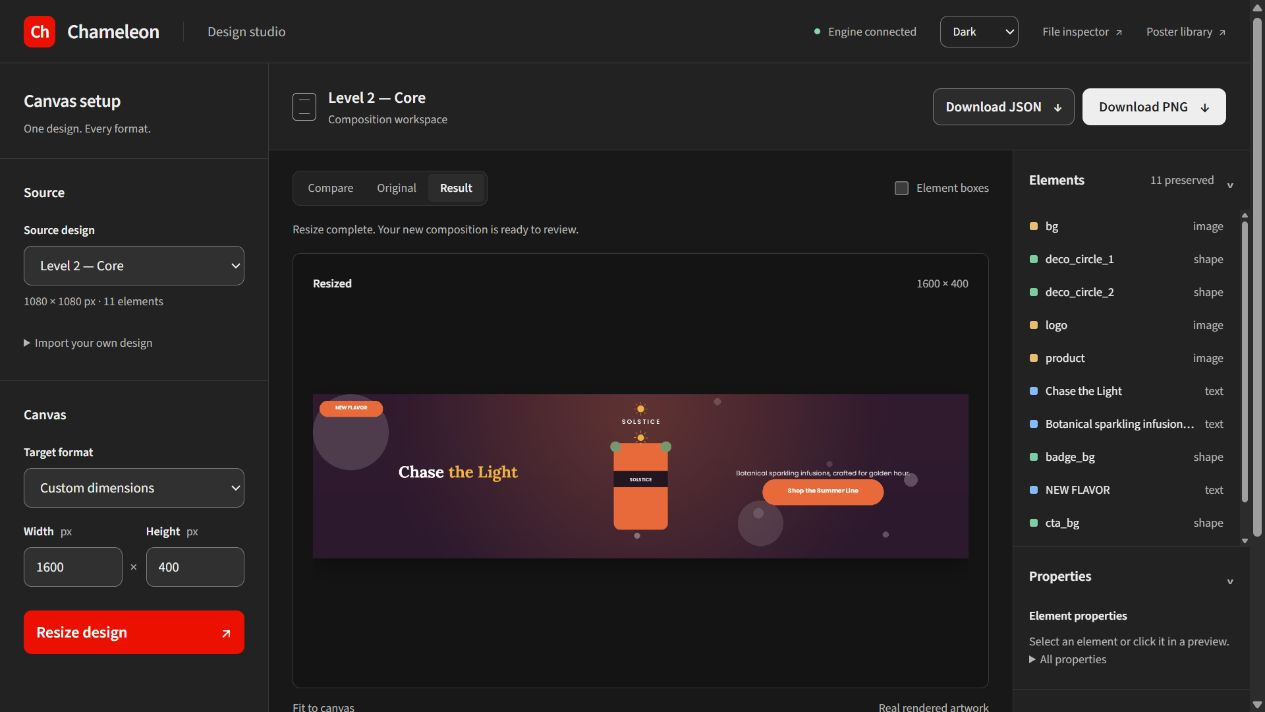
#> input picture viewer/assets/trials/current-gui.jpg, 1265 x 712 px
$ python -i features.py   (imports and definitions only)
#> lines starting #> are read from the running program, lines starting #| are printed output that depends on the picture
"""Deterministic rendered-image features for a small CPU ranking baseline.

These handcrafted spatial/color/edge comparisons are not a pretrained vision
encoder. They provide an inexpensive, reproducible training and evaluation
baseline. They cannot establish typography or semantic design quality.
"""

from __future__ import annotations

import hashlib
import json
import math
from pathlib import Path

import numpy as np
from PIL import Image

FEATURE_VERSION = "rendered-handcrafted-v2"
# These exact paths are produced by engine/eval/metrics.py, score.py,
# style/proportions/occlusion.py and engine/layout/focal.py/relationships.py.
# Selection/admission/baseline flags and generation provenance are excluded.
DIAGNOSTICS = (
    "evaluation.total",
    "evaluation.metrics.raw_collisions",
    "evaluation.metrics.collision_free",
    "evaluation.metrics.raw_min_font_px",
    "evaluation.metrics.text_size",
    "evaluation.metrics.raw_line_growth",
    "evaluation.metrics.text_lines_stable",
    "evaluation.metrics.hierarchy",
    "evaluation.metrics.containment",
    "evaluation.metrics.group_integrity",
    "evaluation.metrics.hero",
    "evaluation.metrics.position_affinity",
    "evaluation.metrics.scale_consistency",
    "evaluation.metrics.alignment",
    "evaluation.metrics.balance",
    "evaluation.metrics.margin",
    "evaluation.metrics.raw_coverage",
    "evaluation.metrics.coverage",
    "evaluation.metrics.text_contrast",
    "evaluation.metrics.text_busyness",
    "style.score",
    "relationships.score",
    "proportions.score",
    "proportions.metrics.rigid_group_error",
    "focal.metrics.center_retained",
    "focal.metrics.occupied_balance_error",
    "occlusion.visible_pair_count",
    "occlusion.visibility_retention",
    "occlusion.coverage.complete",
)
FEATURE_NAMES = (
    [f"spatial_color_similarity_{i}" for i in range(48)]
    + [f"color_histogram_similarity_{i}" for i in range(24)]
    + [f"mean_color_similarity_{i}" for i in range(3)]
    + ["edge_similarity", "aspect_ratio_similarity"]
    + [item for name in DIAGNOSTICS for item in (name, name + "_present")]
)


def image_signature(path: str | Path) -> dict:
    with Image.open(path) as image:
#> image is the input picture: PIL image 1265x712 RGB; mean R, G, B 42.2, 35.9, 36.8
        if image.width * image.height > 20_000_000:
            raise ValueError("Image exceeds this baseline's 20 megapixel decode limit")
        aspect = image.width / image.height
#> aspect = 1.78
        rgb = np.asarray(image.convert("RGB").resize((32, 32)), dtype=np.float64) / 255.0
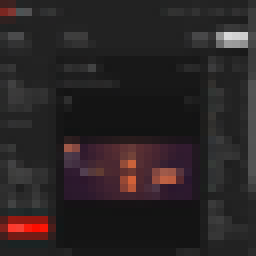
#> rgb: shape (32, 32, 3) float64 (shown 8 times larger); mean R, G, B 0.165, 0.14, 0.144
        spatial = np.asarray(image.convert("RGB").resize((4, 4)), dtype=np.float64) / 255.0
    histograms = np.concatenate(
        [
            np.histogram(rgb[:, :, channel], bins=8, range=(0, 1))[0] / (32 * 32)
            for channel in range(3)
        ]
    )
#> histograms = 24 values, max 0.592 at index 17, min 0 at index 13, mean 0.125
    gray = rgb.mean(axis=2)
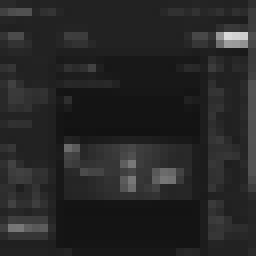
#> gray: shape (32, 32) float64 (shown 8 times larger); min 0.0719, max 0.851, mean 0.15
    edge = (np.abs(np.diff(gray, axis=0)).mean() + np.abs(np.diff(gray, axis=1)).mean()) / 2
#> edge = 0.0282
    return {
        "spatial": spatial.ravel(),
        "histogram": histograms,
        "mean": rgb.mean(axis=(0, 1)),
        "edge": float(edge),
        "aspect": aspect,
    }


# [88 lines left out: functions candidate_features, pair_features, pair_input_identity, full_corpus_provenance, corpus_identity, not called in this run]

>>> result = image_signature('../../viewer/assets/trials/current-gui.jpg')
#> result = 5 items

$ run again, on viewer/assets/trials/option-a.jpg
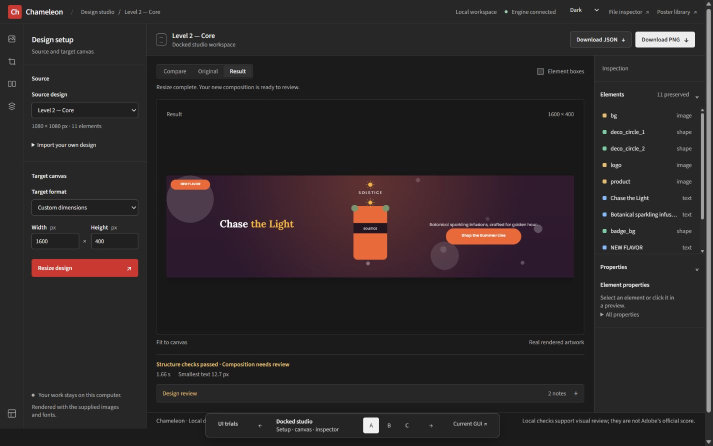
#> input picture viewer/assets/trials/option-a.jpg, 1425 x 891 px (shown at 1/2 size)
#> in image_signature, image is the input picture: PIL image 1425x891 RGB; mean R, G, B 43.5, 38.1, 39.2
#> in image_signature, `rgb = np.asarray(image.convert("RGB").resize((32, 32)), dtype=np.float..`:
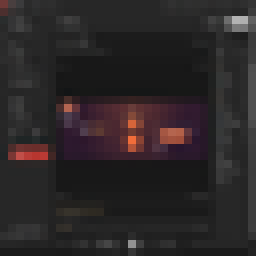
#> rgb: shape (32, 32, 3) float64 (shown 8 times larger); mean R, G, B 0.17, 0.149, 0.153
#> histograms = 24 values, max 0.684 at index 17, min 0 at index 14, mean 0.125
#> in image_signature, `gray = rgb.mean(axis=2)`:
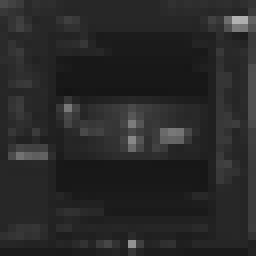
#> gray: shape (32, 32) float64 (shown 8 times larger); min 0.081, max 0.702, mean 0.158
#> edge = 0.025
#> result = 5 items

$ run again, on viewer/assets/trials/option-c.jpg
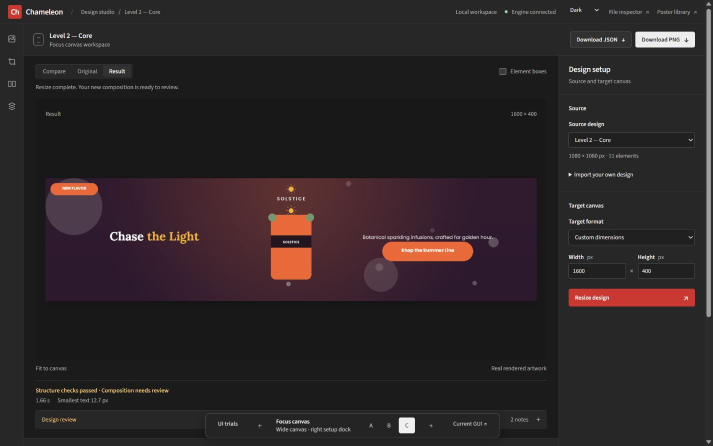
#> input picture viewer/assets/trials/option-c.jpg, 1425 x 891 px (shown at 1/2 size)
#> in image_signature, image is the input picture: PIL image 1425x891 RGB; mean R, G, B 44.1, 36.6, 38.3
#> in image_signature, `rgb = np.asarray(image.convert("RGB").resize((32, 32)), dtype=np.float..`:
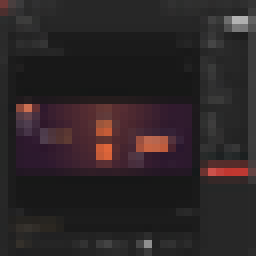
#> rgb: shape (32, 32, 3) float64 (shown 8 times larger); mean R, G, B 0.173, 0.143, 0.15
#> histograms = 24 values, max 0.613 at index 17, min 0 at index 7, mean 0.125
#> in image_signature, `gray = rgb.mean(axis=2)`:
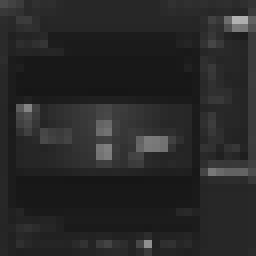
#> gray: shape (32, 32) float64 (shown 8 times larger); min 0.0889, max 0.702, mean 0.155
#> edge = 0.0235
#> result = 5 items
